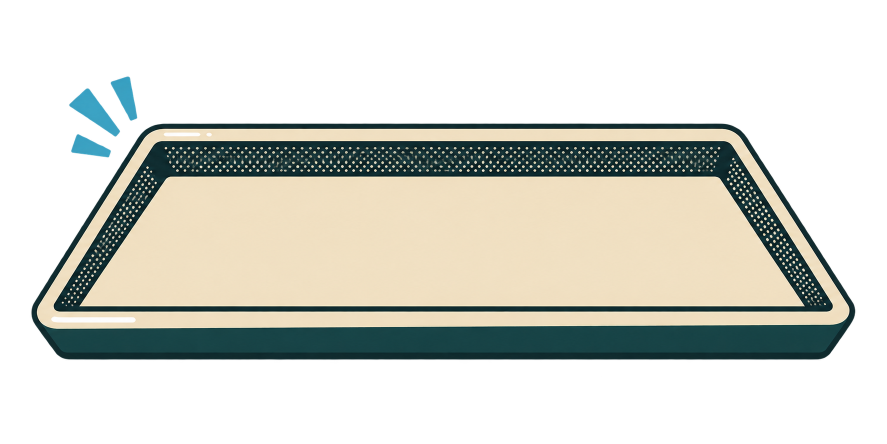
#> input picture ArtSource/Art11/default/menu/r01/original.png, 1774 x 887 px (shown at 1/2 size)
$ python -i make_crops.py   (imports and definitions only)
#> lines starting #> are read from the running program, lines starting #| are printed output that depends on the picture; after the words box and inside, x2 and y2 are one past the last pixel; in counts of white or black regions, pixels touching at a corner belong together
#> further down, picture is the input picture: PIL image 1774x887 RGBA; mean R, G, B, A 70.7, 71.9, 64.3, 112
"""V1.1 W13a: square icon crops for the compact card size (report: docs/specs/v11/W13A_CROPS.md).

The compact card shows a theme's card illustration as a square icon of about 40-56 px at 1080p and 27-37 px at
720p. The approved art plan wants a cropped icon version there, not the whole illustration shrunk. This script
finds that square for every illustration of a theme and writes it to a crop table, the provenance record. With
--icons-dir it also bakes each square, in one premultiplied Lanczos step, into an ICON_SIZE x ICON_SIZE RGBA PNG
(icon_<ID>.png, no metadata, byte-deterministic); the game loads those baked icons, not the table.

    python tools/art_v11/crops/make_crops.py --theme default \
        --source DicePrototype/Assets/Art/Art071/Illustrations \
        --out DicePrototype/Assets/Resources/IconCrops/default.json \
        --icons-dir DicePrototype/Assets/Art/Art11/Icons --sheet-dir artifacts/cache/v11/crops

Icons go to <icons-dir>/<theme>/; icon PNGs there that the table no longer lists are removed. Sources are
illustration_<id>.png files with either lower- or upper-case ids; table keys and icon names are upper case.

Units (repeated in the table as "units"). W x H is the source texture's pixel size:
    x = left / W, y = top / H (measured from the top), size = side / min(W, H).
    Pixel square: left = x * W, top = y * H, side = size * min(W, H).
A crop whose source size differs from the table's "imageSize" carries its own "imageSize" (some default-theme sources
are 1536x1024, 1312x1199 or 1774x887). A crop with "pad": true is wider than the picture on its short side: there y
is negative and size above 1, and the baked icon is transparent outside the picture.

Method "alpha-core-1". All lengths are fractions of the source's short side S, so any resolution works.
 1. Analyse alpha at a 512 px short side; opaque = alpha >= 0.5.
 2. Core: opening with a disk of radius OPEN_RADIUS. Action strokes, sparkles, halftone dots, dashed paths, strings
    and swooshes are thinner than that disk and leave little or no core.
 3. Kept parts: connected opaque parts whose core is >= CORE_MIN_RATIO of the largest part's core and, when the
    theme draws ink outlines (the largest part's rim is dark), whose own rim is >= INK_MIN dark ink. Flat-colour
    action strokes have no ink rim. A kept part keeps its whole silhouette, thin bits included.
 4. Full-subject square: the smallest square holding CORE_COVER of the kept core and SIL_COVER of the kept
    silhouette (thin light protrusions such as strings or stroke tips may fall outside).
 5. Focus square: the smallest square, not below FOCUS_MIN of the full-subject square, that still holds FOCUS_CORE
    of the kept core. It may only shave bases, stands and handles, because these stay protected:
      - every separate kept part (a loose die, coins beside a box) at PART_KEEP;
      - the upper TOP_KEEP of the subject's height at TOP_COVER (flags, coins, crowns, flames, dice on top);
      - every cream island (light, unsaturated area: die faces, paper, porcelain) of at least ISLAND_MIN, as the
        core inside its bounding box grown by ISLAND_HALO, at ISLAND_KEEP; this keeps whole dice, shaded sides too;
      - every thick sub-object (core blob other than the largest) is kept whole or dropped whole, never sliced.
    Equal squares: the one holding most core, then the one nearest the core centroid, then the top-left one.
 6. Crop: the focus square grown so MARGIN of the crop side is left on each side, clamped inside the image, at
    least MIN_SIZE.
 7. A subject wider (or taller) than the largest square that fits is cut. A mirror-symmetric subject (silhouette
    IoU with its mirror >= MIRROR_SYMMETRIC: fan, balance, two rollers) gets a centred square; otherwise the square
    goes where the islands it holds whole (die faces) are largest, then where it holds the most core. When that
    cut would still lose PAD_IF_LOSS or more of the kept core, the crop is instead the full-subject square plus
    margin on a padded canvas ("pad": the whole subject, letterboxed in the icon).
 8. OVERRIDES, a short per-theme table of manual squares with written reasons, replaces steps 4-7 for its ids.

Confidence: the method's estimate that the square works as the card's compact icon without a person adjusting it.
It cannot see meaning; it measures the risks below. It is the product of these factors, and each factor below 1
writes its reason into the crop's "note":
    zoom    1.0 while the crop side is <= ZOOM_OK of the image's long side, 0.7 at 1.0 (crop ~ full image).
    cut     1.0 while <= CUT_OK of the kept core is outside the crop, 0.4 at 30%; x WIDE_FACTOR when the subject is
            wider than the largest square (a forced cut, or a padded icon that shows the subject small).
    fill    1.0 when the kept silhouette covers >= 30% of the crop, 0.6 at <= 12% (a thin subject reads as lines).
    split   0.85 for two, 0.75 for three or more subject groups (parts SPLIT_GAP apart, each >= 15% of the core).
    detail  1.0 up to DETAIL_OK fine dark marks (halftone dots, pips, small marks) in a 96 px rendering, 0.75 at
            DETAIL_BAD: most of them merge into grey at 32 px, so the icon is busy.
Crops below REVIEW_BELOW go to the side-by-side review sheet. An override is measured the same way.
"""
import os

# Single-threaded on purpose: other agents may be timing Unity tests on this machine.
# [2 lines not run here, left out]

import argparse  # noqa: E402
from collections import Counter  # noqa: E402
import json  # noqa: E402
import math  # noqa: E402
from pathlib import Path  # noqa: E402
import re  # noqa: E402
import sys  # noqa: E402

import numpy as np  # noqa: E402
from PIL import Image, ImageDraw, ImageFont  # noqa: E402
from scipy import ndimage as ndi  # noqa: E402

ROOT = Path(__file__).resolve().parents[3]
SCHEMA = "icon-crops-1"
METHOD = "alpha-core-1"
GENERATED_BY = "tools/art_v11/crops/make_crops.py"
UNITS = ("x=left/W, y=top/H (from the top), size=side/min(W,H); W,H = source pixel size; pixel square = "
         "(x*W, y*H, side, side) with side = size*min(W,H); pad=true: the square overhangs the picture's short side, "
         "transparent there")
ICON_SIZE = 160           # baked icon side in pixels
ID_RE = re.compile(r"^illustration_([a-z]+\d+)\.png$", re.IGNORECASE)
PAPER = (0xF4, 0xE8, 0xCB)
GREY = (128, 128, 128)

WORK = 512                # analysis short side in pixels
ALPHA_CUT = 0.5           # opaque threshold
OPEN_RADIUS = 0.028       # opening disk radius (x S); parts thinner than about 5.6% of S leave no core
CORE_MIN_RATIO = 0.02     # a part is kept when its core is >= 2% of the largest part's core ...
INK_MIN = 0.30            # ... and >= 30% of its rim band is dark ink (only when the main part has an ink rim)
INK_BAND = 0.006          # rim band width (x S)
INK_LUMA = 0.36           # "dark ink" luma threshold (0..1)
CORE_COVER = 995          # per mille of the kept core mass inside the full-subject square
SIL_COVER = 970           # per mille of the kept silhouette mass inside the full-subject square
FOCUS_CORE = 880          # per mille of the kept core mass inside the focus square
FOCUS_MIN = 0.78          # the focus square is at least this share of the full-subject square
PART_KEEP = 900           # per mille of each separate kept part's core inside the focus square
TOP_KEEP = 0.40           # the upper 40% of the subject's height is protected from trimming ...
TOP_COVER = 990           # ... at this per mille of its core
BLOB_MIN = 0.005          # core blobs below this share of the core mass are ignored by the no-slicing rule
BLOB_WHOLE = 900          # a kept blob has at least this per mille inside the focus square ...
BLOB_GONE = 150           # ... and a dropped blob at most this per mille
ISLAND_LUMA = 0.70        # cream island: luma at least this ...
ISLAND_CHROMA = 0.30      # ... and chroma (max-min)/max at most this
ISLAND_MIN = 0.001        # islands smaller than this share of S^2 are ignored
ISLAND_KEEP = 950         # per mille of each island's protected region inside the focus square
ISLAND_HALO = 0.04        # protected region = core inside the island's bounding box grown by this (x S)
WIDE_ISLAND_WEIGHT = 4    # wide sources: whole-island pixels count this many times core pixels when placing
MIRROR_SYMMETRIC = 0.85   # wide sources: silhouette IoU with its mirror image at or above this -> centred square
PAD_IF_LOSS = 0.25        # wide sources: a cut losing this share of the kept core or more pads the canvas instead
MARGIN = 0.03             # border on each side, as a share of the crop side (the card template adds its own)
MIN_SIZE = 0.40           # smallest crop side (x S)
ZOOM_OK = 0.85            # crops up to this size get no zoom penalty
CUT_OK = 0.12             # share of the kept core mass a crop may leave out without penalty
DETAIL_OK = 80            # fine dark marks at 96 px without penalty; DETAIL_BAD gets the lowest factor
DETAIL_BAD = 130
WIDE_FACTOR = 0.8         # confidence factor when the subject is wider than the largest square
SPLIT_GAP = 0.03          # parts closer than this (x S) belong to one subject group
SPLIT_MIN_SHARE = 0.15    # a subject group counts when it holds >= 15% of the kept core mass
REVIEW_BELOW = 0.80       # crops below this confidence go to the side-by-side review sheet
EIGHT = np.ones((3, 3), dtype=bool)

W8_C154 = ("The automatic crop clips the tray edge or separates the die pool. Keep the whole tray, releasing hand and "
           "destination.")
W8_C156 = ("The automatic crop can touch the rock or cut the measuring tube and base. Keep the rebounding die, ledge and "
           "complete low-fill tube.")
W8_I13_KEY_TIP = "The automatic crop cuts the outer key tip. Keep the silhouettes of all three keys and the open lock."

# Per-theme manual squares, in table units (x, y, size), each with the reason the automatic square was replaced.
# "pad": true lets the square overhang the picture's short side (transparent there). Keep this short (about 10 ids at
# most); a crop that no square can save needs an art edit instead.
OVERRIDES = {
    "default": {
        "C08": {"x": 0.0620, "y": -0.2097, "size": 1.4656, "pad": True,
                "reason": "1774x887 boat: the automatic padded square shows the whole boat small, and at 32 px it "
                          "reads like the long tray of C79; this square keeps the bow, the die, most of the hull "
                          "and the oar, letterboxed"},
        # V1.1.1 W8 (docs/specs/v111/W8_REPORT.md section 7, tools/art_v11/install_manifests/w8-install.json
        # cropOverrides; merged into this table by W9a): squares that keep each new picture's functional parts whole.
        "C154": {"x": 0.0028, "y": 0.0000, "size": 0.9873, "reason": W8_C154},
        "C156": {"x": 0.0359, "y": 0.0602, "size": 0.9083, "reason": W8_C156},
    },
    "swiss": {
        "C154": {"x": 0.0083, "y": -0.0548, "size": 1.0868, "pad": True, "reason": W8_C154},
        "C156": {"x": 0.0406, "y": 0.0717, "size": 0.9283, "reason": W8_C156},
        "I13": {"x": 0.0063, "y": 0.0063, "size": 0.9937,
                "reason": "The automatic box trims the padlock cast shadow. Keep the three keys, lock and complete shadow."},
    },
    "comic": {
        "C154": {"x": 0.0035, "y": 0.0000, "size": 0.9929, "reason": W8_C154},
        "C156": {"x": 0.0211, "y": 0.0363, "size": 0.9378, "reason": W8_C156},
    },
    # V1.1 W22i (docs/specs/v11/W22I_REPORT.md section 4): squares where the automatic one drops or slices a part that
    # carries the card's identity. These styles draw no dark ink rim around a loose die, so the ink rule (step 3) took
    # it for a motion stroke. Each square holds every opaque part of at least 2 % of the subject plus the 3 % margin
    # (artifacts/cache/v11/w22i/tools/override_squares.py); a wide picture keeps its identity end (the new extension).
    "sancai": {
        "C76": {"x": 0.0534, "y": 0.0972, "size": 0.8700,
                "reason": "the automatic square keeps the step and slices the bandaged die above it, the card's subject"},
        "C81": {"x": 0.0358, "y": 0.0653, "size": 0.9346,
                "reason": "the automatic square slices two of the dice tumbling out from under the hat"},
        "C151": {"x": 0.0000, "y": 0.0000, "size": 1.0000,
                 "reason": "the automatic square keeps the easel and drops the die standing at its foot"},
        "I04": {"x": 0.0000, "y": 0.0000, "size": 0.9984,
                "reason": "the automatic square keeps the magnet and drops the die it pulls up, the item's subject"},
        "I05": {"x": 0.1100, "y": 0.0358, "size": 0.8732,
                "reason": "the automatic square keeps the bell and drops the die it lures"},
        "O05": {"x": 0.3203, "y": 0.0000, "size": 1.0000,
                "reason": "1536x1024 stand: the square ends at the right, so the added extension with its fifth card "
                          "(the service's subject) stays whole; the first card is cut instead"},
        "C154": {"x": 0.0048, "y": 0.0000, "size": 0.9825, "reason": W8_C154},
        "C156": {"x": 0.0355, "y": 0.0594, "size": 0.9131, "reason": W8_C156},
        "I13": {"x": 0.0000, "y": -0.0358, "size": 1.0942, "pad": True, "reason": W8_I13_KEY_TIP},
    },
    "deco": {
        "C64": {"x": 0.0430, "y": 0.0558, "size": 0.8931,
                "reason": "the automatic square drops one and slices the other of the two dice tumbling behind the knight"},
        "C151": {"x": 0.0000, "y": 0.0000, "size": 1.0000,
                 "reason": "the automatic square keeps the easel and slices the die standing at its foot"},
        "I05": {"x": 0.1084, "y": 0.0422, "size": 0.8740,
                "reason": "the automatic square keeps the bell and slices the die it lures"},
        "O05": {"x": 0.3300, "y": 0.0000, "size": 1.0000,
                "reason": "1536x1024 stand: the automatic square drops the added extension with its fifth card (the "
                          "service's subject); this one ends at the right and cuts the first card instead"},
        "O08": {"x": 0.3287, "y": 0.0000, "size": 1.0000,
                "reason": "1536x1024 rack: the automatic square drops the wrench bolting on the new slot (the service's "
                          "subject); this one ends at the right and cuts the first slots instead"},
        "C154": {"x": 0.0000, "y": 0.0000, "size": 0.9985, "reason": W8_C154},
        "C156": {"x": 0.0398, "y": 0.0614, "size": 0.9036, "reason": W8_C156},
        "I13": {"x": 0.0183, "y": 0.0458, "size": 0.9506, "reason": W8_I13_KEY_TIP},
    },
    "glass": {
        "O05": {"x": 0.2962, "y": 0.0000, "size": 1.0000,
                "reason": "1536x1024 stand: the automatic square cuts into the added extension with its fifth card (the "
                          "service's subject); this one ends at the right so the extension stays whole"},
        "C154": {"x": 0.0024, "y": 0.0000, "size": 0.9833, "reason": W8_C154},
        "C156": {"x": 0.0339, "y": 0.0522, "size": 0.9099, "reason": W8_C156},
    },
}


# ----------------------------------------------------------------------------------------------- source discovery

# [30 lines left out: functions id_sort_key, discover, repo_relative, not called in this run]


# ------------------------------------------------------------------------------------------------------- analysis

def load_rgba(path):
    with Image.open(path) as image:
        return image.convert("RGBA")


def opening(mask, radius):
    """Binary opening with a disk, through two distance transforms (exact Euclidean disk, fast)."""
    eroded = ndi.distance_transform_edt(mask) > radius
    if not eroded.any():
        return eroded
    return (ndi.distance_transform_edt(~eroded) <= radius) & mask


class Analysis:
    """Alpha analysis of one illustration at the working resolution (short side WORK)."""

    def __init__(self, image):
        self.W, self.H = image.size
        self.S = min(self.W, self.H)
        self.k = self.S / WORK                     # source pixels per working pixel
        ww, wh = max(1, round(self.W / self.k)), max(1, round(self.H / self.k))
        small = np.asarray(image.resize((ww, wh), Image.BOX), dtype=np.float32) / 255.0
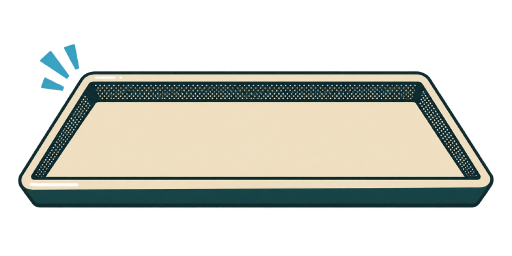
#> small: shape (512, 1024, 4) float32 (shown at 1/2 size); mean R, G, B, A 0.277, 0.283, 0.253, 0.439; transparent parts drawn white
        self.w, self.h = ww, wh
        alpha, rgb = small[..., 3], small[..., :3]
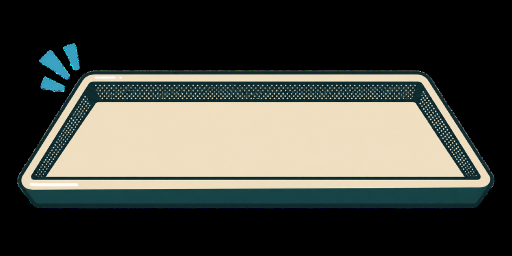
#> rgb: shape (512, 1024, 3) float32 (shown at 1/2 size); mean R, G, B 0.277, 0.283, 0.253
        self.mask = alpha >= ALPHA_CUT
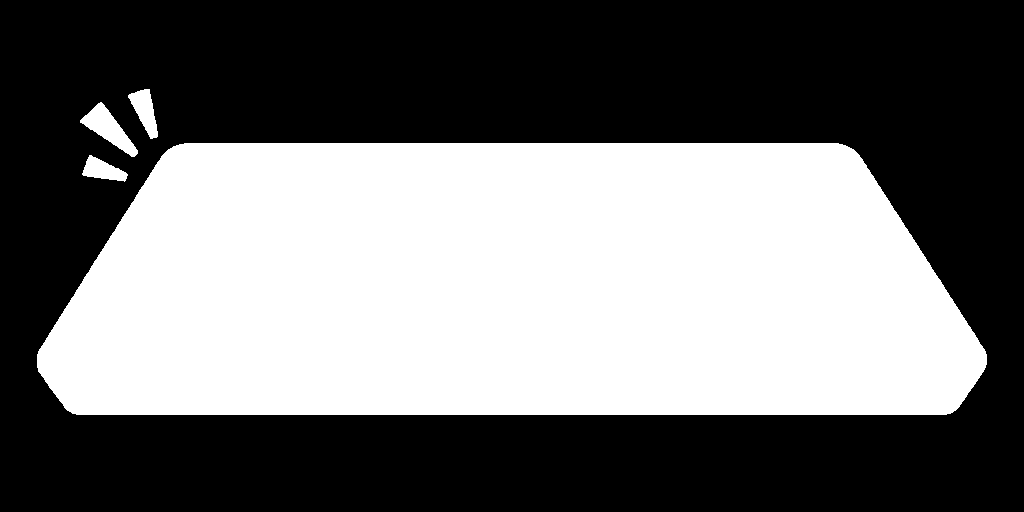
#> self.mask: shape (512, 1024) bool; 44.1% white; 4 white regions, box (x1, y1, x2, y2) and area: (37, 143, 987, 415) 228585, (80, 102, 138, 157) 1221, (128, 89, 158, 139) 786, (82, 155, 128, 182) 679
        self.notes = []
        self.part_cores = []
        self.islands = []
        self.transparent = bool(self.mask.any() and not self.mask.all())
#> self.transparent = True
        if not self.transparent:
            # No usable transparency: the whole picture is the subject.
            self.notes.append("no transparent background; subject = whole image")
            self.core = np.ones((wh, ww), dtype=bool)
            self.sil = self.core.copy()
            return
        luma = 0.299 * rgb[..., 0] + 0.587 * rgb[..., 1] + 0.114 * rgb[..., 2]
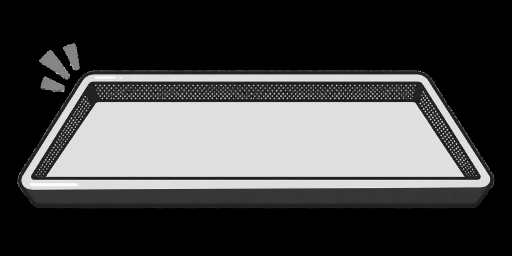
#> luma: shape (512, 1024) float32 (shown at 1/2 size); min 0, max 1, mean 0.278
        edt = ndi.distance_transform_edt(self.mask)
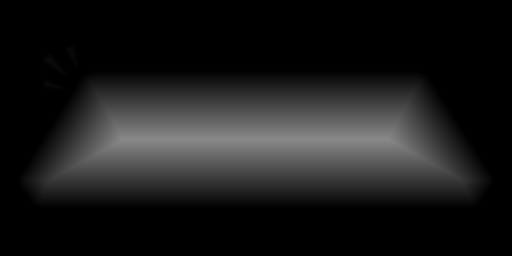
#> edt: shape (512, 1024) float64 (shown at 1/2 size); min 0, max 136, mean 26.5
        core = opening(self.mask, OPEN_RADIUS * WORK)
#> in opening, `eroded = ndi.distance_transform_edt(mask) > radius`:
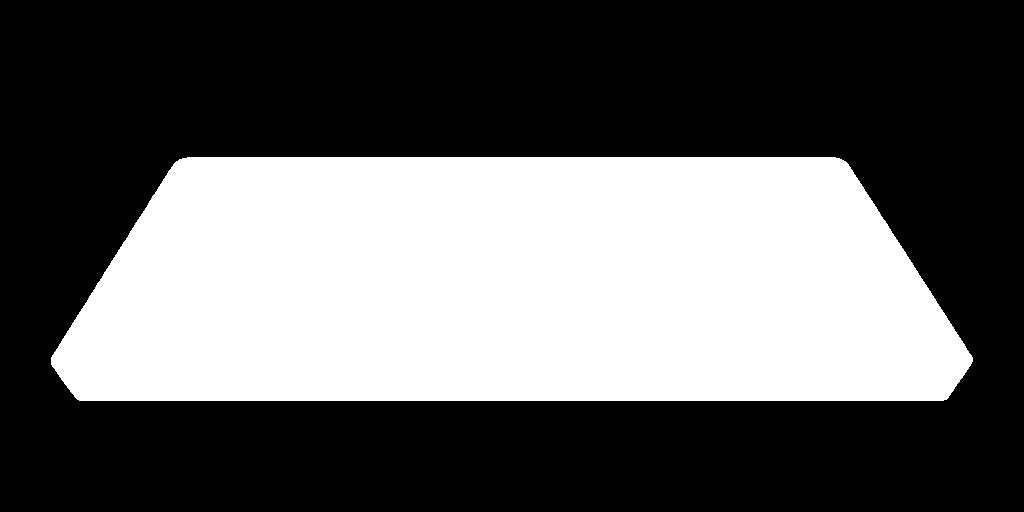
#> eroded: shape (512, 1024) bool; 37.8% white; 1 white region, box (x1, y1, x2, y2) and area: (51, 157, 973, 401) 198283
        if not core.any():
            self.notes.append("no thick parts; core = whole opaque mask")
            core = self.mask.copy()
        labels, count = ndi.label(self.mask, structure=EIGHT)
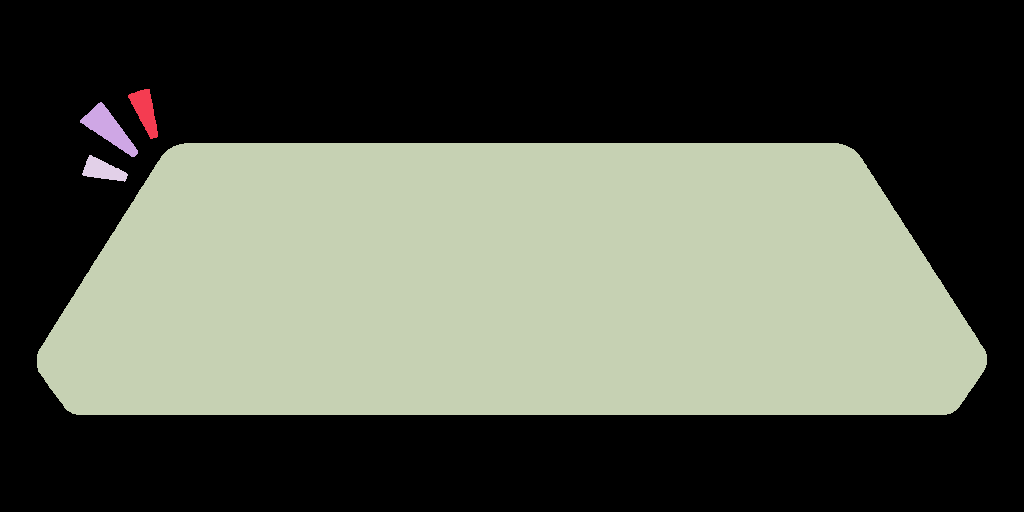
#> labels: shape (512, 1024) int32; 5 distinct labels, from 0 to 4; one colour per label, 0 black
#> count = 4
        index = np.arange(1, count + 1)
#> (the rest of the program and of its run is left out)
